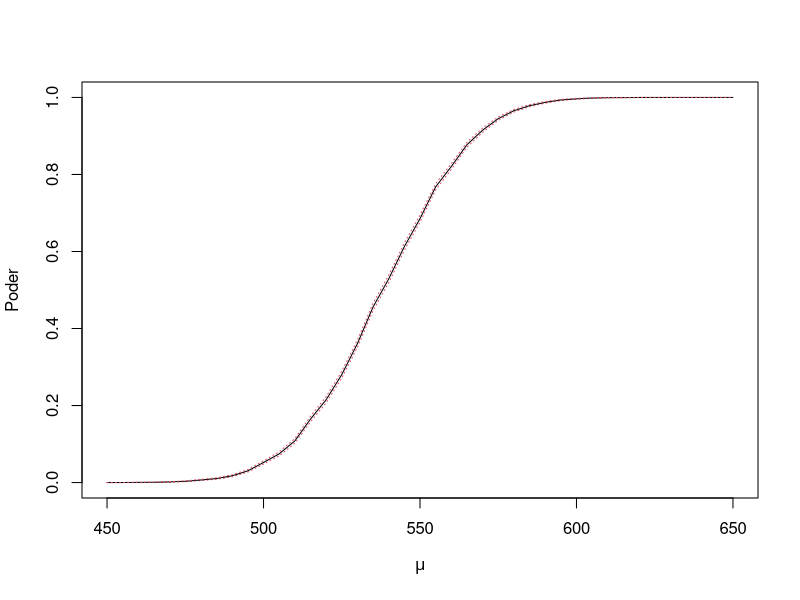

Write the R code that produced this figure.
## ---- chunk 1
m = 1000
n = 20
tmean = replicate(m, {
 x = rnorm(n)
 y = sort(x)[2:(n-1)]
 mean(y)
})
(mse = mean(tmean^2))
var.tmean = mean((tmean-mean(tmean))^2)
(se.tmean = sqrt(var.tmean/m))
## ---- chunk 2
mu=0
sigma=2
n=20
m=1000
alpha=0.05
upper = replicate(m, {
    x = rnorm(n, mu, sigma)
    (n-1)*var(x)/qchisq(alpha, n-1)
})
y = sigma^2 < upper
(mean(y))
## ---- chunk 3
mu0=500
sigma=100
n=20
m=100000
alpha=0.05
tstat = replicate(m, {
    x = rnorm(n, mu0, sigma)
    (mean(x)-mu0)/(sd(x)/sqrt(n))
})
I = tstat > qt(1-alpha, n-1)
mean(I)
## ---- chunk 4
mu0=500
mu1=seq(450, 650, 5)
power = rep(NA, length(mu1))
sigma=100
n=20
m=10000
alpha=0.05
for (i in 1:length(mu1)){
    tstat = replicate(m, {
        x = rnorm(n, mu1[i], sigma)
        (mean(x)-mu0)/(sd(x)/sqrt(n))
    })
    power[i] = mean(tstat > qt(1-alpha, n-1))
}
err = sqrt(power*(1-power)/m)
## ---- chunk 5
matplot(mu1, cbind(power-1.96*err, power, power+1.96*err), col=c(2, 1, 2),
        type='l', xlab=expression(mu), ylab='Poder', lty=c(3, 1, 3))
